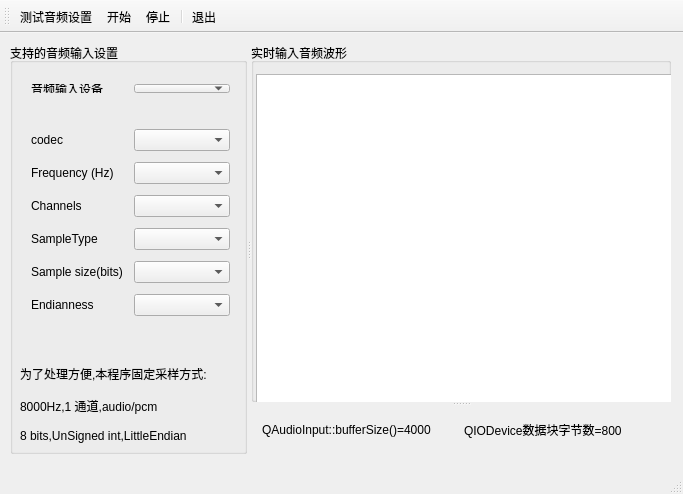
<?xml version="1.0" encoding="UTF-8"?>
<ui version="4.0">
 <class>MainWindow</class>
 <widget class="QMainWindow" name="MainWindow">
  <property name="geometry">
   <rect>
    <x>0</x>
    <y>0</y>
    <width>683</width>
    <height>494</height>
   </rect>
  </property>
  <property name="windowTitle">
   <string>MainWindow</string>
  </property>
  <widget class="QWidget" name="centralWidget">
   <widget class="QSplitter" name="splitter_2">
    <property name="geometry">
     <rect>
      <x>10</x>
      <y>10</y>
      <width>661</width>
      <height>411</height>
     </rect>
    </property>
    <property name="orientation">
     <enum>Qt::Horizontal</enum>
    </property>
    <widget class="QGroupBox" name="groupBoxDevice">
     <property name="minimumSize">
      <size>
       <width>200</width>
       <height>0</height>
      </size>
     </property>
     <property name="title">
      <string>支持的音频输入设置</string>
     </property>
     <widget class="QWidget" name="horizontalLayoutWidget">
      <property name="geometry">
       <rect>
        <x>10</x>
        <y>30</y>
        <width>221</width>
        <height>31</height>
       </rect>
      </property>
      <layout class="QHBoxLayout" name="horizontalLayout">
       <item>
        <widget class="QLabel" name="label">
         <property name="text">
          <string>音频输入设备</string>
         </property>
        </widget>
       </item>
       <item>
        <widget class="QComboBox" name="comboDevices"/>
       </item>
      </layout>
     </widget>
     <widget class="QWidget" name="gridLayoutWidget">
      <property name="geometry">
       <rect>
        <x>10</x>
        <y>70</y>
        <width>221</width>
        <height>221</height>
       </rect>
      </property>
      <layout class="QGridLayout" name="gridLayout">
       <item row="0" column="0">
        <widget class="QLabel" name="label_2">
         <property name="text">
          <string>codec</string>
         </property>
        </widget>
       </item>
       <item row="0" column="1">
        <widget class="QComboBox" name="comboCodec"/>
       </item>
       <item row="1" column="1">
        <widget class="QComboBox" name="comboSampleRate"/>
       </item>
       <item row="3" column="0">
        <widget class="QLabel" name="label_5">
         <property name="text">
          <string>SampleType</string>
         </property>
        </widget>
       </item>
       <item row="2" column="1">
        <widget class="QComboBox" name="comboChannels"/>
       </item>
       <item row="1" column="0">
        <widget class="QLabel" name="label_3">
         <property name="text">
          <string>Frequency (Hz)</string>
         </property>
        </widget>
       </item>
       <item row="2" column="0">
        <widget class="QLabel" name="label_4">
         <property name="text">
          <string>Channels</string>
         </property>
        </widget>
       </item>
       <item row="3" column="1">
        <widget class="QComboBox" name="comboSampleTypes"/>
       </item>
       <item row="4" column="0">
        <widget class="QLabel" name="label_6">
         <property name="text">
          <string>Sample size(bits)</string>
         </property>
        </widget>
       </item>
       <item row="5" column="0">
        <widget class="QLabel" name="label_7">
         <property name="text">
          <string>Endianness</string>
         </property>
        </widget>
       </item>
       <item row="4" column="1">
        <widget class="QComboBox" name="comboSampleSize"/>
       </item>
       <item row="5" column="1">
        <widget class="QComboBox" name="comboByteOrder"/>
       </item>
      </layout>
     </widget>
     <widget class="QLabel" name="label_8">
      <property name="geometry">
       <rect>
        <x>10</x>
        <y>310</y>
        <width>211</width>
        <height>101</height>
       </rect>
      </property>
      <property name="text">
       <string>为了处理方便,本程序固定采样方式:

8000Hz,1 通道,audio/pcm

8 bits,UnSigned int,LittleEndian</string>
      </property>
     </widget>
    </widget>
    <widget class="QSplitter" name="splitter">
     <property name="orientation">
      <enum>Qt::Vertical</enum>
     </property>
     <widget class="QGroupBox" name="groupBoxChart">
      <property name="minimumSize">
       <size>
        <width>0</width>
        <height>300</height>
       </size>
      </property>
      <property name="title">
       <string>实时输入音频波形</string>
      </property>
      <widget class="QChartView" name="chartView">
       <property name="geometry">
        <rect>
         <x>5</x>
         <y>31</y>
         <width>800</width>
         <height>500</height>
        </rect>
       </property>
       <property name="minimumSize">
        <size>
         <width>800</width>
         <height>500</height>
        </size>
       </property>
      </widget>
     </widget>
     <widget class="QWidget" name="horizontalLayoutWidget_2">
      <layout class="QHBoxLayout" name="horizontalLayout_2">
       <item>
        <widget class="QLabel" name="LabBufferSize">
         <property name="text">
          <string>QAudioInput::bufferSize()=4000</string>
         </property>
        </widget>
       </item>
       <item>
        <widget class="QLabel" name="LabBlockSize">
         <property name="text">
          <string>QIODevice数据块字节数=800</string>
         </property>
        </widget>
       </item>
      </layout>
     </widget>
    </widget>
   </widget>
  </widget>
  <widget class="QMenuBar" name="menuBar">
   <property name="geometry">
    <rect>
     <x>0</x>
     <y>0</y>
     <width>683</width>
     <height>22</height>
    </rect>
   </property>
  </widget>
  <widget class="QToolBar" name="mainToolBar">
   <attribute name="toolBarArea">
    <enum>TopToolBarArea</enum>
   </attribute>
   <attribute name="toolBarBreak">
    <bool>false</bool>
   </attribute>
   <addaction name="actDeviceTest"/>
   <addaction name="actStart"/>
   <addaction name="actStop"/>
   <addaction name="separator"/>
   <addaction name="actQuit"/>
  </widget>
  <widget class="QStatusBar" name="statusBar"/>
  <action name="actDeviceTest">
   <property name="text">
    <string>测试音频设置</string>
   </property>
   <property name="toolTip">
    <string>测试音频设置</string>
   </property>
  </action>
  <action name="actStart">
   <property name="text">
    <string>开始</string>
   </property>
   <property name="toolTip">
    <string>开始</string>
   </property>
  </action>
  <action name="actStop">
   <property name="text">
    <string>停止</string>
   </property>
   <property name="toolTip">
    <string>停止</string>
   </property>
  </action>
  <action name="actQuit">
   <property name="text">
    <string>退出</string>
   </property>
   <property name="toolTip">
    <string>退出</string>
   </property>
  </action>
 </widget>
 <layoutdefault spacing="6" margin="11"/>
 <customwidgets>
  <customwidget>
   <class>QChartView</class>
   <extends>QGraphicsView</extends>
   <header location="global">qchartview.h</header>
  </customwidget>
 </customwidgets>
 <resources/>
 <connections/>
</ui>
